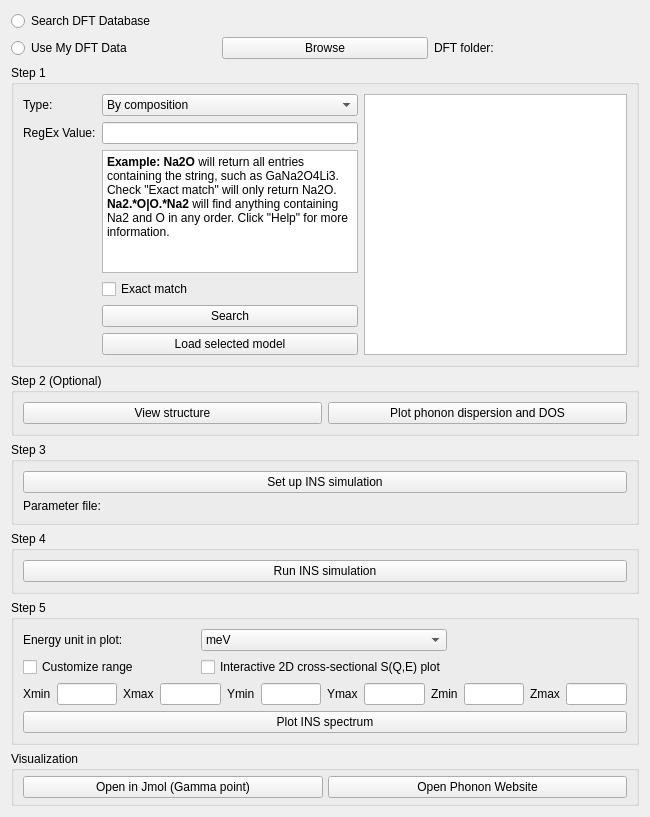
          <widget class="QWidget" name="scrollAreaWidgetContents_3">
           <property name="geometry">
            <rect>
             <x>0</x>
             <y>-52</y>
             <width>650</width>
             <height>817</height>
            </rect>
           </property>
           <layout class="QVBoxLayout" name="verticalLayout_20">
            <item>
             <layout class="QGridLayout" name="gridLayout_4">
              <item row="1" column="1">
               <widget class="QPushButton" name="pushButton_dft_folder">
                <property name="text">
                 <string>Browse</string>
                </property>
               </widget>
              </item>
              <item row="1" column="0">
               <widget class="QRadioButton" name="radioButton_user_dft">
                <property name="text">
                 <string>Use My DFT Data</string>
                </property>
               </widget>
              </item>
              <item row="0" column="0">
               <widget class="QRadioButton" name="radioButton_database">
                <property name="text">
                 <string>Search DFT Database</string>
                </property>
               </widget>
              </item>
              <item row="1" column="2">
               <widget class="QLabel" name="label_dft_folder">
                <property name="text">
                 <string>DFT folder:</string>
                </property>
               </widget>
              </item>
             </layout>
            </item>
            <item>
             <widget class="QGroupBox" name="groupBox">
              <property name="title">
               <string>Step 1</string>
              </property>
              <layout class="QHBoxLayout" name="horizontalLayout">
               <item>
                <layout class="QGridLayout" name="gridLayout_2">
                 <property name="horizontalSpacing">
                  <number>6</number>
                 </property>
                 <item row="5" column="2">
                  <widget class="QPushButton" name="pushButton_load">
                   <property name="text">
                    <string>Load selected model</string>
                   </property>
                  </widget>
                 </item>
                 <item row="4" column="2">
                  <widget class="QPushButton" name="pushButton_search">
                   <property name="text">
                    <string>Search</string>
                   </property>
                  </widget>
                 </item>
                 <item row="3" column="2">
                  <widget class="QCheckBox" name="checkBox_exact">
                   <property name="text">
                    <string>Exact match</string>
                   </property>
                  </widget>
                 </item>
                 <item row="1" column="2">
                  <widget class="QLineEdit" name="lineEdit_search_value"/>
                 </item>
                 <item row="0" column="2">
                  <widget class="QComboBox" name="comboBox_search_type">
                   <item>
                    <property name="text">
                     <string>By composition</string>
                    </property>
                   </item>
                   <item>
                    <property name="text">
                     <string>By MP ID</string>
                    </property>
                   </item>
                   <item>
                    <property name="text">
                     <string>By space group</string>
                    </property>
                   </item>
                   <item>
                    <property name="text">
                     <string>By space group number</string>
                    </property>
                   </item>
                  </widget>
                 </item>
                 <item row="1" column="0">
                  <widget class="QLabel" name="label_3">
                   <property name="toolTip">
                    <string>Keyword to search in Python RegEx</string>
                   </property>
                   <property name="text">
                    <string>RegEx Value:</string>
                   </property>
                  </widget>
                 </item>
                 <item row="0" column="0">
                  <widget class="QLabel" name="label_2">
                   <property name="text">
                    <string>Type:</string>
                   </property>
                  </widget>
                 </item>
                 <item row="2" column="2">
                  <widget class="QTextBrowser" name="textBrowser_2">
                   <property name="html">
                    <string>&lt;!DOCTYPE HTML PUBLIC &quot;-//W3C//DTD HTML 4.0//EN&quot; &quot;http://www.w3.org/TR/REC-html40/strict.dtd&quot;&gt;
&lt;html&gt;&lt;head&gt;&lt;meta name=&quot;qrichtext&quot; content=&quot;1&quot; /&gt;&lt;meta charset=&quot;utf-8&quot; /&gt;&lt;style type=&quot;text/css&quot;&gt;
p, li { white-space: pre-wrap; }
hr { height: 1px; border-width: 0; }
li.unchecked::marker { content: &quot;\2610&quot;; }
li.checked::marker { content: &quot;\2612&quot;; }
&lt;/style&gt;&lt;/head&gt;&lt;body style=&quot; font-family:'Segoe UI'; font-size:9pt; font-weight:400; font-style:normal;&quot;&gt;
&lt;p style=&quot; margin-top:0px; margin-bottom:0px; margin-left:0px; margin-right:0px; -qt-block-indent:0; text-indent:0px;&quot;&gt;&lt;span style=&quot; font-weight:700;&quot;&gt;Example: Na2O&lt;/span&gt; will return all entries containing the string, such as GaNa2O4Li3. Check &amp;quot;Exact match&amp;quot; will only return Na2O.&lt;/p&gt;
&lt;p style=&quot; margin-top:0px; margin-bottom:0px; margin-left:0px; margin-right:0px; -qt-block-indent:0; text-indent:0px;&quot;&gt;&lt;span style=&quot; font-weight:700;&quot;&gt;Na2.*O|O.*Na2&lt;/span&gt; will find anything containing Na2 and O in any order. Click &amp;quot;Help&amp;quot; for more information.&lt;/p&gt;&lt;/body&gt;&lt;/html&gt;</string>
                   </property>
                  </widget>
                 </item>
                </layout>
               </item>
               <item>
                <widget class="QTableView" name="tableView">
                 <property name="minimumSize">
                  <size>
                   <width>0</width>
                   <height>233</height>
                  </size>
                 </property>
                </widget>
               </item>
              </layout>
             </widget>
            </item>
            <item>
             <widget class="QGroupBox" name="groupBox_11">
              <property name="title">
               <string>Step 2 (Optional)</string>
              </property>
              <layout class="QVBoxLayout" name="verticalLayout_17">
               <item>
                <layout class="QHBoxLayout" name="horizontalLayout_4">
                 <item>
                  <widget class="QPushButton" name="pushButton_view_struc_dft">
                   <property name="text">
                    <string>View structure</string>
                   </property>
                  </widget>
                 </item>
                 <item>
                  <widget class="QPushButton" name="pushButton_plot_dos_dft">
                   <property name="text">
                    <string>Plot phonon dispersion and DOS</string>
                   </property>
                  </widget>
                 </item>
                </layout>
               </item>
              </layout>
             </widget>
            </item>
            <item>
             <widget class="QGroupBox" name="groupBox_2">
              <property name="title">
               <string>Step 3</string>
              </property>
              <layout class="QVBoxLayout" name="verticalLayout_9">
               <item>
                <widget class="QPushButton" name="pushButton_setup_oclimax_dft">
                 <property name="text">
                  <string>Set up INS simulation</string>
                 </property>
                </widget>
               </item>
               <item>
                <widget class="QLabel" name="label">
                 <property name="text">
                  <string>Parameter file:</string>
                 </property>
                </widget>
               </item>
              </layout>
             </widget>
            </item>
            <item>
             <widget class="QGroupBox" name="groupBox_3">
              <property name="title">
               <string>Step 4</string>
              </property>
              <layout class="QVBoxLayout" name="verticalLayout_8">
               <item>
                <widget class="QPushButton" name="pushButton_run_oclimax_dft">
                 <property name="text">
                  <string>Run INS simulation</string>
                 </property>
                </widget>
               </item>
              </layout>
             </widget>
            </item>
            <item>
             <widget class="QGroupBox" name="groupBox_4">
              <property name="title">
               <string>Step 5</string>
              </property>
              <layout class="QVBoxLayout" name="verticalLayout_6">
               <item>
                <layout class="QGridLayout" name="gridLayout_5">
                 <property name="rightMargin">
                  <number>180</number>
                 </property>
                 <item row="0" column="0">
                  <widget class="QLabel" name="label_8">
                   <property name="text">
                    <string>Energy unit in plot:</string>
                   </property>
                  </widget>
                 </item>
                 <item row="0" column="1">
                  <widget class="QComboBox" name="comboBox_plot_unit_dft">
                   <item>
                    <property name="text">
                     <string>meV</string>
                    </property>
                   </item>
                   <item>
                    <property name="text">
                     <string>cm\u207B\u00B9</string>
                    </property>
                   </item>
                   <item>
                    <property name="text">
                     <string>THz</string>
                    </property>
                   </item>
                  </widget>
                 </item>
                 <item row="1" column="0">
                  <widget class="QCheckBox" name="checkBox_range_dft">
                   <property name="toolTip">
                    <string>Check this to use customized axis ranges specified below</string>
                   </property>
                   <property name="text">
                    <string>Customize range</string>
                   </property>
                  </widget>
                 </item>
                 <item row="1" column="1">
                  <widget class="QCheckBox" name="checkBox_interactive_dft">
                   <property name="text">
                    <string>Interactive 2D cross-sectional S(Q,E) plot</string>
                   </property>
                  </widget>
                 </item>
                </layout>
               </item>
               <item>
                <layout class="QGridLayout" name="gridLayout_6">
                 <item row="0" column="5">
                  <widget class="QLineEdit" name="lineEdit_ymin_dft"/>
                 </item>
                 <item row="0" column="2">
                  <widget class="QLabel" name="label_17">
                   <property name="text">
                    <string>Xmax</string>
                   </property>
                  </widget>
                 </item>
                 <item row="0" column="10">
                  <widget class="QLabel" name="label_19">
                   <property name="text">
                    <string>Zmax</string>
                   </property>
                  </widget>
                 </item>
                 <item row="0" column="0">
                  <widget class="QLabel" name="label_14">
                   <property name="text">
                    <string>Xmin</string>
                   </property>
                  </widget>
                 </item>
                 <item row="0" column="6">
                  <widget class="QLabel" name="label_18">
                   <property name="text">
                    <string>Ymax</string>
                   </property>
                  </widget>
                 </item>
                 <item row="0" column="4">
                  <widget class="QLabel" name="label_15">
                   <property name="text">
                    <string>Ymin</string>
                   </property>
                  </widget>
                 </item>
                 <item row="0" column="9">
                  <widget class="QLineEdit" name="lineEdit_zmin_dft"/>
                 </item>
                 <item row="0" column="3">
                  <widget class="QLineEdit" name="lineEdit_xmax_dft"/>
                 </item>
                 <item row="0" column="1">
                  <widget class="QLineEdit" name="lineEdit_xmin_dft"/>
                 </item>
                 <item row="0" column="7">
                  <widget class="QLineEdit" name="lineEdit_ymax_dft"/>
                 </item>
                 <item row="0" column="8">
                  <widget class="QLabel" name="label_16">
                   <property name="text">
                    <string>Zmin</string>
                   </property>
                  </widget>
                 </item>
                 <item row="0" column="11">
                  <widget class="QLineEdit" name="lineEdit_zmax_dft"/>
                 </item>
                </layout>
               </item>
               <item>
                <widget class="QPushButton" name="pushButton_plot_dft">
                 <property name="text">
                  <string>Plot INS spectrum</string>
                 </property>
                </widget>
               </item>
              </layout>
             </widget>
            </item>
            <item>
             <widget class="QGroupBox" name="horizontalGroupBox">
              <property name="title">
               <string>Visualization</string>
              </property>
              <layout class="QHBoxLayout" name="horizontalLayout_8">
               <property name="spacing">
                <number>5</number>
               </property>
               <property name="topMargin">
                <number>5</number>
               </property>
               <property name="bottomMargin">
                <number>5</number>
               </property>
               <item>
                <widget class="QPushButton" name="pushButton_jmol_dft">
                 <property name="toolTip">
                  <string>Open Gamma-point vibration modes in Jmol</string>
                 </property>
                 <property name="text">
                  <string>Open in Jmol (Gamma point)</string>
                 </property>
                </widget>
               </item>
               <item>
                <widget class="QPushButton" name="pushButton_phononweb_dft">
                 <property name="toolTip">
                  <string>Open the Phonon Website with band.yaml ready to upload</string>
                 </property>
                 <property name="text">
                  <string>Open Phonon Website</string>
                 </property>
                </widget>
               </item>
              </layout>
             </widget>
            </item>
           </layout>
          </widget>
